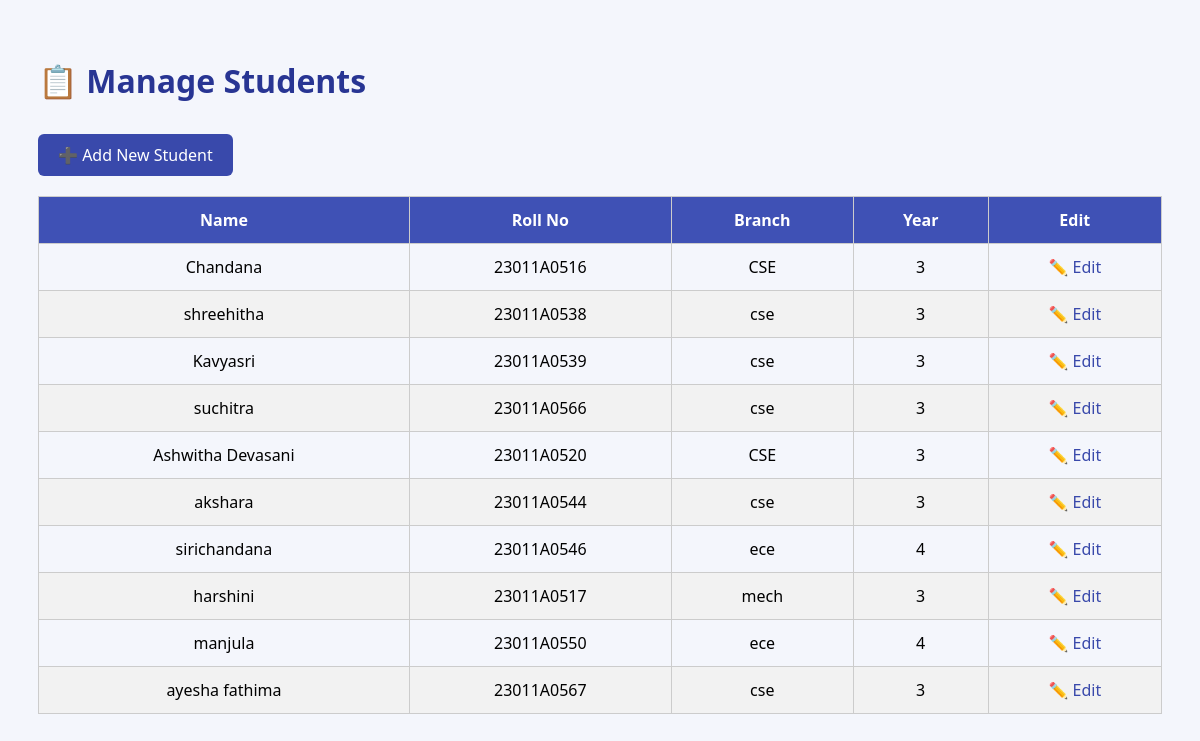
The app's page /manage-students/ with its own data.
### chandana/models.py (models this page shows, shortened)
class student(models.Model):
    name = models.CharField(max_length=50)
    rollno = models.CharField(max_length=50)
    branch = models.CharField(max_length=50)
    admission_year = models.IntegerField()
    Email = models.EmailField(help_text="Enter Your Email address")
    phonenumber = models.CharField(max_length=15)
    password = models.CharField(max_length=100, blank=True, null=True)
    @property
    def current_year(self):
        today = date.today()
        delta = today.year - self.admission_year
        if today.month < 7:
            delta -= 1
        return min(delta + 1, 4)

### chandana/views.py (the view)
# urls.py: path('manage-students/', views.manage_students, name='manage_students'),
def manage_students(request):
    students = student.objects.all()
    return render(request, 'manage_students.html', {'students': students})

### chandana/templates/manage_students.html (shortened to what this page needs)
<!DOCTYPE html>
<html>
<head>
</head>
<body>
  <h1>📋 Manage Students</h1>
  <a href="{% url 'add_student' %}" class="add-btn">➕ Add New Student</a>
  <table>
    <thead>
      <tr>
        <th>Name</th>
        <th>Roll No</th>
        <th>Branch</th>
        <th>Year</th>
        <th>Edit</th>
      </tr>
    </thead>
    <tbody>
      {% for s in students %}
      <tr>
        <td>{{ s.name }}</td>
        <td>{{ s.rollno }}</td>
        <td>{{ s.branch }}</td>
        <td>{{ s.current_year }}</td>
        <td><a href="{% url 'edit_student' s.id %}" class="edit-link">✏️ Edit</a></td>
      </tr>
      {% endfor %}
    </tbody>
  </table>
</body>
</html>

### chandana/templates/manage_students.html (style rules this page uses)
body { font-family: 'Segoe UI'; padding: 30px; background: #f4f6fc; }
h1 { color: #283593; }
table { width: 100%; border-collapse: collapse; margin-top: 20px; }
th, td { padding: 12px; border: 1px solid #ccc; text-align: center; }
th { background: #3f51b5; color: white; }
tr:nth-child(even) { background-color: #f2f2f2; }
.add-btn { display: inline-block; margin-top: 10px; padding: 10px 20px; background-color: #3949ab; color: white; text-decoration: none; border-radius: 6px; }
.edit-link { text-decoration: none; color: #3949ab; }

### records on screen
student: name "Chandana", rollno "23011A0516", branch "CSE", current_year "3"
student: name "shreehitha", rollno "23011A0538", branch "cse", current_year "3"
student: name "Kavyasri", rollno "23011A0539", branch "cse", current_year "3"
student: name "suchitra", rollno "23011A0566", branch "cse", current_year "3"
student: name "Ashwitha Devasani", rollno "23011A0520", branch "CSE", current_year "3"
student: name "akshara", rollno "23011A0544", branch "cse", current_year "3"
student: name "sirichandana", rollno "23011A0546", branch "ece", current_year "4"
student: name "harshini", rollno "23011A0517", branch "mech", current_year "3"
student: name "manjula", rollno "23011A0550", branch "ece", current_year "4"
student: name "ayesha fathima", rollno "23011A0567", branch "cse", current_year "3"
